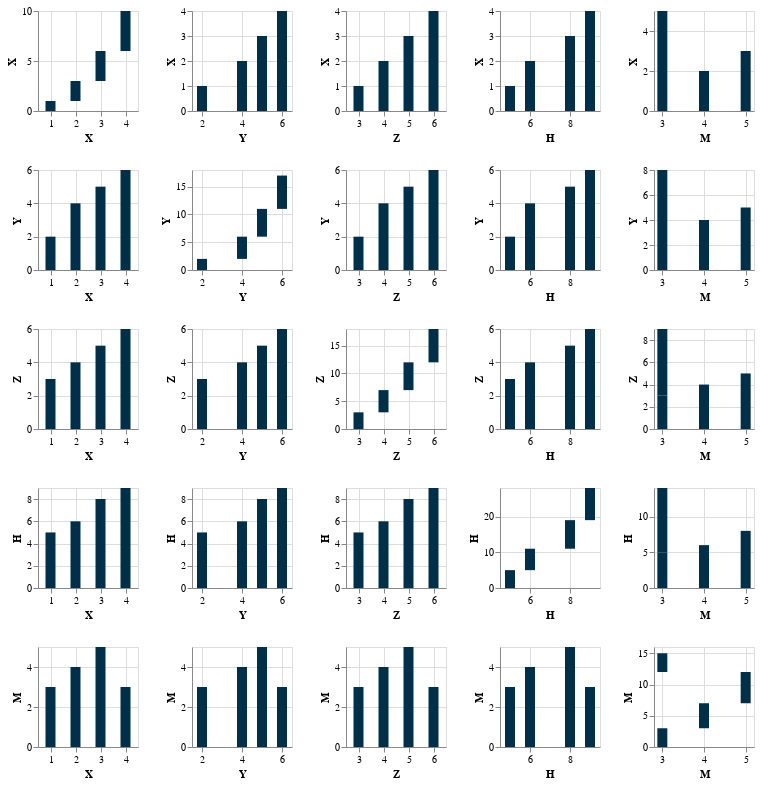

Notebook source saved alongside this figure:
### Markdown cell above
## Repeated Chart

### Code cell
df = pd.DataFrame({
'X' : [1,2,3,4],
'Y' : [2,4,5,6],
'Z' : [3,4,5,6],
'H' : [5,6,8,9],
'M' : [3,4,5,3],
'Country' : ['USA', 'EU', 'EU', 'USA']
})


fields = df.columns.tolist()
fields.remove('Country')

alt.Chart(df).mark_bar(size=10).encode(
    alt.X(alt.repeat("column"), type='quantitative'),
    alt.Y(alt.repeat("row"), type='quantitative'),
    color=alt.value('#003049')
).properties(
    width=100,
    height=100
).repeat(
    row=fields,
    column=fields
)

### Figure 1 — Vega-Lite specification as saved in the notebook (floating-point values rounded to 4 significant figures)
{"config": {"view": {"continuousWidth": 400, "continuousHeight": 300}}, "repeat": {"column": ["X", "Y", "Z", "H", "M"], "row": ["X", "Y", "Z", "H", "M"]}, "spec": {"data": {"name": "data-f6be64e55b67dfa3f8d06ba53b7821fc"}, "mark": {"type": "bar", "size": 10}, "encoding": {"color": {"value": "#003049"}, "x": {"field": {"repeat": "column"}, "type": "quantitative"}, "y": {"field": {"repeat": "row"}, "type": "quantitative"}}, "height": 100, "width": 100}, "$schema": "https://vega.github.io/schema/vega-lite/v4.17.0.json", "datasets": {"data-f6be64e55b67dfa3f8d06ba53b7821fc": [{"X": 1, "Y": 2, "Z": 3, "H": 5, "M": 3, "Country": "USA"}, {"X": 2, "Y": 4, "Z": 4, "H": 6, "M": 4, "Country": "EU"}, {"X": 3, "Y": 5, "Z": 5, "H": 8, "M": 5, "Country": "EU"}, {"X": 4, "Y": 6, "Z": 6, "H": 9, "M": 3, "Country": "USA"}]}}
